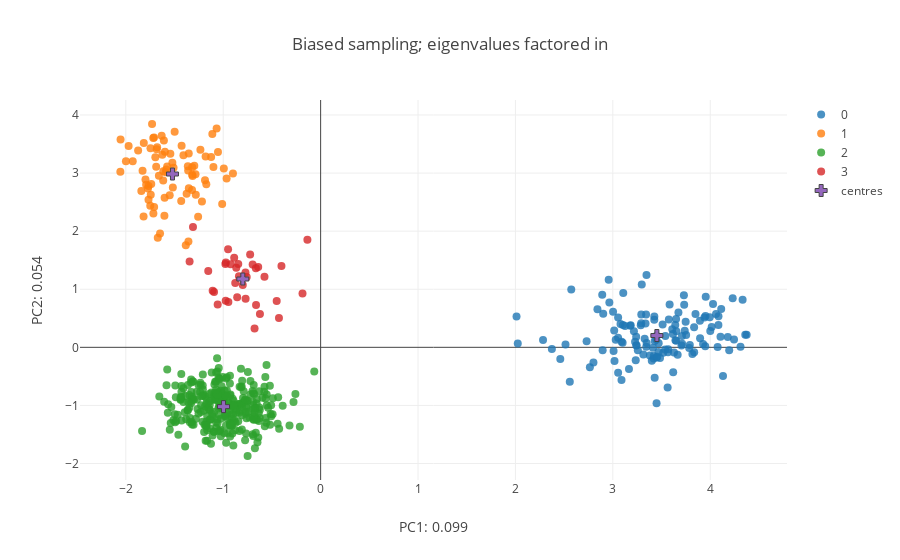

Source (notebook cell):
### Markdown cell above
Estimating population centroids in feature space and plot the PCA on biased-haplotype data set

### Code cell
## Calculate centroids
bias_centroids= [np.mean(bias_features[[y for y in range(bias_features.shape[0]) if labels_bias[y] == z],:],axis= 0) for z in range(N_pops)]
bias_centroids= np.array(bias_centroids)

## plot
fig_data= [go.Scatter(
        x = bias_features[[x for x in range(sum(Sizes_bias)) if labels_bias[x] == i],0],
        y = bias_features[[x for x in range(sum(Sizes_bias)) if labels_bias[x] == i],1],       
        type='scatter',
        mode= "markers",
        marker= {
        'line': {'width': 0},
        'size': 8,
        'symbol': 'circle',
      "opacity": .8
      },
      name= str(i)
    ) for i in range(N_pops)]


fig_data.append(
    go.Scatter(
        x= bias_centroids[:,0],
        y= bias_centroids[:,1],
        type= 'scatter',
        mode= 'markers',
        name= 'centres',
        marker= {
        'line': {'width': 1},
        'size': 10,
        'symbol': 'cross'
        }
    )
)

layout = go.Layout(
    title= 'Biased sampling; eigenvalues factored in',
    yaxis=dict(
        title='PC2: {}'.format(round(var_comps[1],3))),
    xaxis=dict(
    title= 'PC1: {}'.format(round(var_comps[0],3))),
)


fig = go.Figure(data=fig_data, layout=layout)
iplot(fig)

### Figure 1 — Plotly figure (JSON) as saved in the notebook; plotly's stock layout.template omitted (floating-point values rounded to 4 significant figures; data arrays with more than 128 entries replaced by an {"elided": "..."} marker saying what was removed)
{"data": [{"marker": {"line": {"width": 0}, "opacity": 0.8, "size": 8, "symbol": "circle"}, "mode": "markers", "name": "0", "type": "scatter", "x": {"elided": "130 float values"}, "y": {"elided": "130 float values"}}, {"marker": {"line": {"width": 0}, "opacity": 0.8, "size": 8, "symbol": "circle"}, "mode": "markers", "name": "1", "type": "scatter", "x": [-1.59, -1.602, -1.011, -1.357, -1.285, -1.585, -1.354, -1.615, -1.36, -1.219, -1.55, -1.791, -1.767, -1.319, -1.315, -1.609, -0.9002, -1.874, -1.616, -1.187, -1.427, -1.661, -1.517, -1.258, -1.929, -1.999, -1.101, -1.828, -1.32, -1.234, -1.181, -1.599, -1.649, -1.054, -1.744, -1.71, -1.679, -1.499, -2.054, -1.282, -1.688, -1.543, -1.672, -1.068, -1.353, -1.683, -1.297, -1.576, -1.604, -1.697, -1.174, -1.384, -1.747, -1.363, -1.731, -1.711, -1.773, -1.798, -0.9941, -1.717, -1.767, -1.718, -1.431, -0.9653, -1.376, -1.818, -1.522, -1.972, -1.739, -1.841, -1.625, -1.749, -1.632, -1.816, -1.112, -2.056, -1.124, -1.319, -1.408, -1.51], "y": [3.012, 2.574, 2.469, 1.823, 2.979, 3.06, 3.337, 3.032, 3.045, 2.511, 2.616, 2.798, 2.779, 2.972, 2.948, 3.559, 2.992, 3.389, 2.873, 2.876, 3.469, 2.954, 2.753, 2.248, 3.205, 3.205, 3.106, 3.042, 2.709, 3.4, 3.285, 3.367, 1.959, 3.364, 2.628, 2.417, 3.443, 3.711, 3.578, 2.627, 3.111, 3.333, 1.885, 3.766, 2.738, 3.411, 3.128, 3.113, 2.265, 3.274, 2.809, 1.759, 3.429, 3.116, 3.845, 3.61, 2.734, 2.889, 3.08, 2.305, 2.54, 3.602, 2.517, 2.906, 2.644, 2.25, 3.178, 3.465, 2.811, 2.693, 3.316, 2.437, 3.642, 3.516, 3.674, 3.023, 3.276, 3.101, 3.307, 3.092]}, {"marker": {"line": {"width": 0}, "opacity": 0.8, "size": 8, "symbol": "circle"}, "mode": "markers", "name": "2", "type": "scatter", "x": {"elided": "300 float values"}, "y": {"elided": "300 float values"}}, {"marker": {"line": {"width": 0}, "opacity": 0.8, "size": 8, "symbol": "circle"}, "mode": "markers", "name": "3", "type": "scatter", "x": [-0.759, -0.7716, -0.9777, -0.6784, -0.9747, -0.4022, -0.7238, -0.9732, -0.4279, -1.311, -0.6233, -0.8766, -1.108, -0.1861, -1.345, -0.8875, -0.698, -0.5767, -0.641, -1.154, -0.8385, -0.846, -0.1359, -0.8567, -1.057, -0.4512, -0.6632, -0.6651, -0.9475, -0.7703, -0.7993, -0.9241, -0.8664, -0.9502, -1.094], "y": [1.213, 1.29, 1.436, 0.3241, 0.8022, 1.399, 1.598, 1.46, 0.5055, 2.073, 0.5748, 1.105, 0.9721, 0.9265, 1.479, 1.543, 1.428, 1.214, 1.382, 1.312, 1.223, 1.436, 1.853, 0.8611, 0.7364, 0.7959, 0.7276, 1.36, 0.7805, 0.8357, 1.074, 1.429, 1.372, 1.689, 0.9531]}, {"marker": {"line": {"width": 1}, "size": 10, "symbol": "cross"}, "mode": "markers", "name": "centres", "type": "scatter", "x": [3.452, -1.521, -0.997, -0.7989], "y": [0.2034, 2.984, -1.021, 1.176]}], "layout": {"title": "Biased sampling; eigenvalues factored in", "xaxis": {"title": "PC1: 0.099"}, "yaxis": {"title": "PC2: 0.054"}}}
